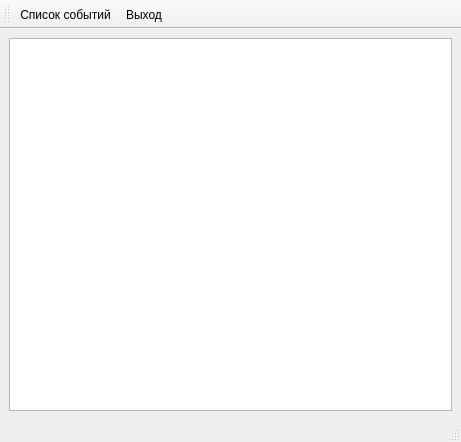
<?xml version="1.0" encoding="UTF-8"?>
<ui version="4.0">
 <class>MainWindow</class>
 <widget class="QMainWindow" name="MainWindow">
  <property name="geometry">
   <rect>
    <x>0</x>
    <y>0</y>
    <width>461</width>
    <height>442</height>
   </rect>
  </property>
  <property name="windowTitle">
   <string>MainWindow</string>
  </property>
  <widget class="QWidget" name="centralwidget">
   <layout class="QGridLayout" name="gridLayout">
    <item row="0" column="0">
     <widget class="QTableView" name="QMainTable">
      <property name="font">
       <font>
        <family>DejaVu Math TeX Gyre</family>
        <pointsize>12</pointsize>
       </font>
      </property>
     </widget>
    </item>
   </layout>
  </widget>
  <widget class="QStatusBar" name="QStatus"/>
  <widget class="QToolBar" name="toolBar">
   <property name="windowTitle">
    <string>toolBar</string>
   </property>
   <property name="toolButtonStyle">
    <enum>Qt::ToolButtonTextBesideIcon</enum>
   </property>
   <attribute name="toolBarArea">
    <enum>TopToolBarArea</enum>
   </attribute>
   <attribute name="toolBarBreak">
    <bool>false</bool>
   </attribute>
   <addaction name="actionEventsList"/>
   <addaction name="actionExit"/>
  </widget>
  <action name="actionEventsList">
   <property name="icon">
    <iconset>
     <normaloff>icons/view-pim-tasks.png</normaloff>icons/view-pim-tasks.png</iconset>
   </property>
   <property name="text">
    <string>Список событий</string>
   </property>
   <property name="toolTip">
    <string>Нажмите для просмотра полного списка событий</string>
   </property>
   <property name="shortcut">
    <string>Alt+L</string>
   </property>
  </action>
  <action name="actionExit">
   <property name="icon">
    <iconset>
     <normaloff>icons/system-log-out.png</normaloff>icons/system-log-out.png</iconset>
   </property>
   <property name="text">
    <string>Выход</string>
   </property>
   <property name="toolTip">
    <string>Выйти из программы</string>
   </property>
   <property name="shortcut">
    <string>Ctrl+Q</string>
   </property>
  </action>
 </widget>
 <resources/>
 <connections>
  <connection>
   <sender>actionExit</sender>
   <signal>triggered()</signal>
   <receiver>MainWindow</receiver>
   <slot>close()</slot>
   <hints>
    <hint type="sourcelabel">
     <x>-1</x>
     <y>-1</y>
    </hint>
    <hint type="destinationlabel">
     <x>230</x>
     <y>220</y>
    </hint>
   </hints>
  </connection>
 </connections>
</ui>
